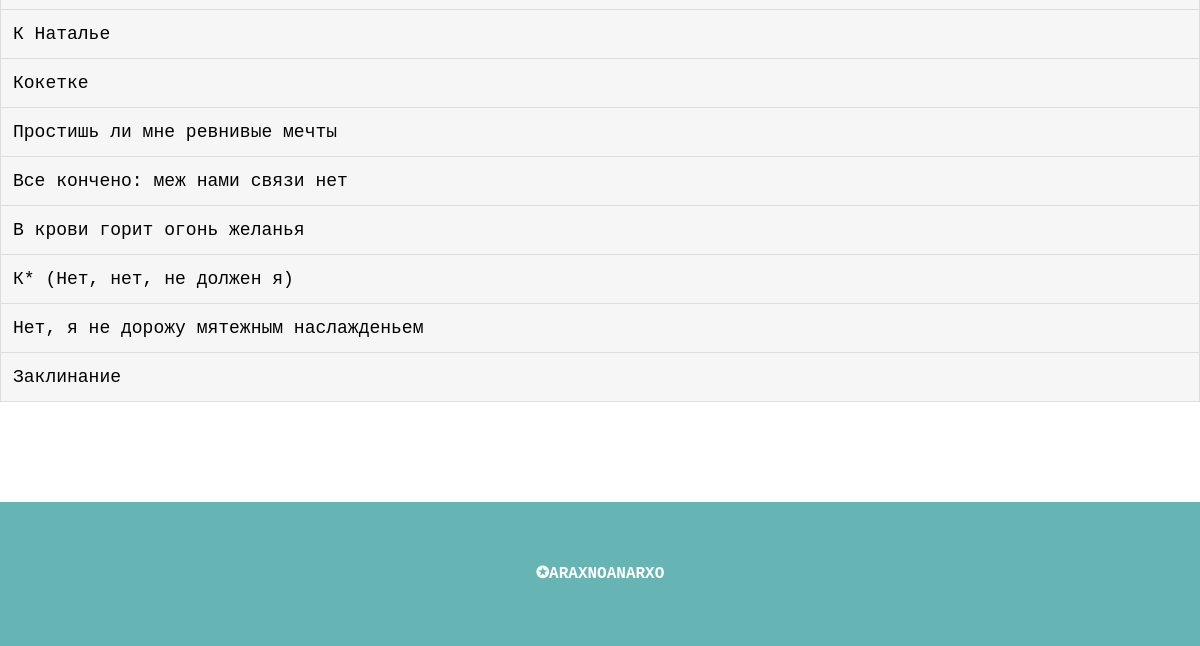
/poems/contents/ (lower part), run on an earlier commit of the app's database.
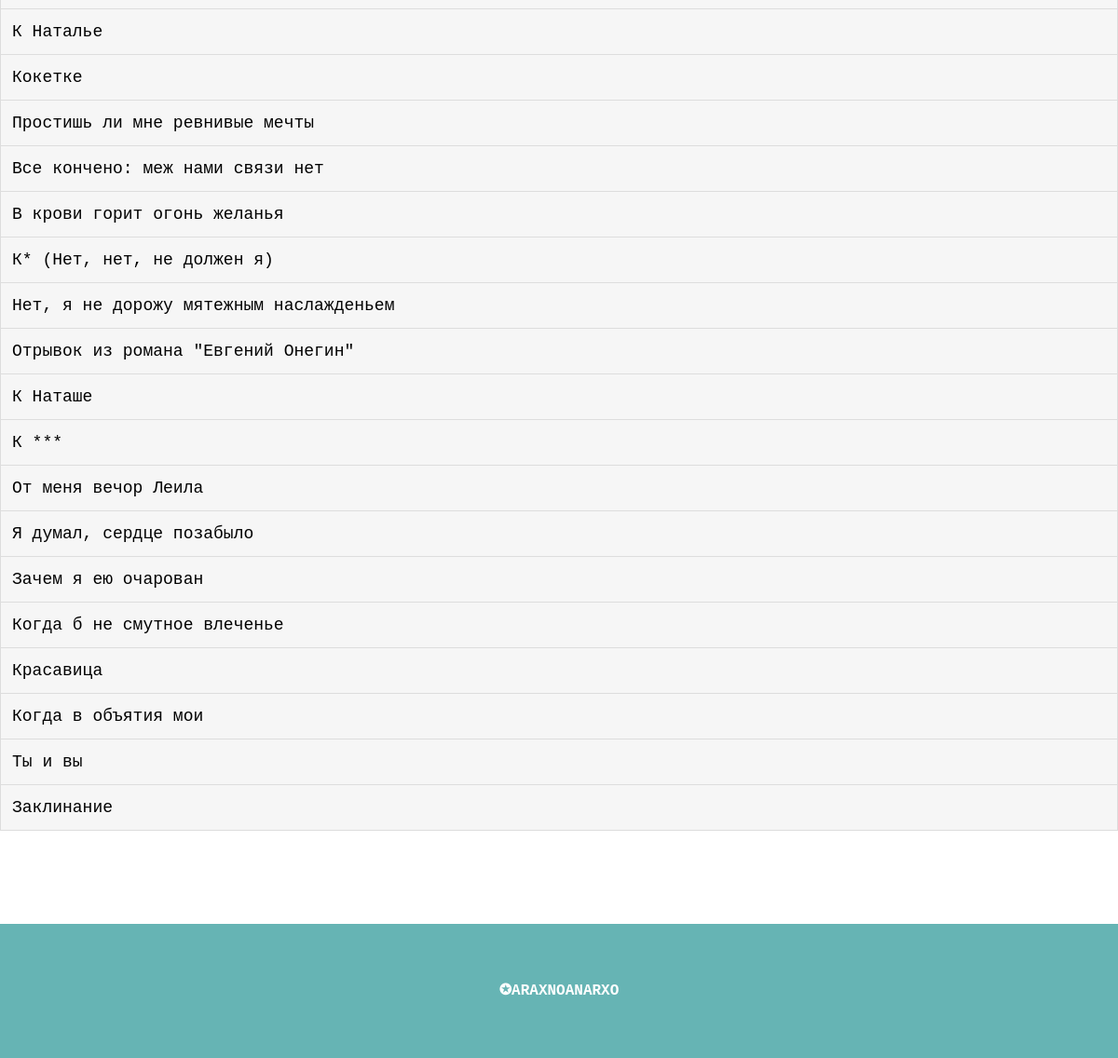
And on a later commit of the database.
### poems/models.py (models this page shows, shortened)
class Poem(models.Model):
    poem_text = models.TextField()
    poem_title = models.CharField(max_length=1000)
    first_line = models.CharField(max_length=1000, null=True, blank=True)
    poem_tag = models.ManyToManyField(Tag)

### poems/views.py (the view)
# urls.py: path('contents/', views.ContentsView.as_view(), name='contents'),
class ContentsView(ListView):
    model = Poem
    template_name = 'poems/contents.html'
    context_object_name = 'poem'

### poems/templates/poems/contents.html (shortened to what this page needs)
{% extends 'poems/base.html'%}
{% block content %}
    <ul id="myUl">
    {% for i in poem %}
        {% if i.first_line == None %}
        <li><a href="{% url 'poems:poem_single' pk=i.pk %}">{{i.poem_title}}</a></li>
        {% else %}
        <li><a href="{% url 'poems:poem_single' pk=i.pk %}">{{i.poem_title}} ({{i.first_line}})</a></li>
        {% endif %}
        {% endfor %}
 	</ul>
{% endblock %}

### poems/templates/poems/base.html (shortened to what this page needs)
<!DOCTYPE html>
<html lang="en">
<head>
    {% load static %}
    <link rel="stylesheet" href='{% static "poems/style.css" %}'>
    <link rel="stylesheet" href='{% static "poems/style-menu.css" %}'>
    <link rel="stylesheet" href="https://stackpath.bootstrapcdn.com/bootstrap/4.4.1/css/bootstrap.min.css">
    <link rel="stylesheet" href='{% static "poems/animate.css" %}'>
    <link rel="stylesheet" href='{% static "poems/flex.css" %}'>
</head>
<div id="wrap">
<body class="light-theme">
<main>
{% block content %}{% endblock %}
</main>
</div>
<footer class="wow flipInX">
    <div class="footer-class">
        <p>&#10026;AraxnoAnarxo</p>
    </div>
</footer>
</body>
</html>

### poems/static/poems/style.css (style rules this page uses)
@media (max-width: 1200px) { html, body { height: 100%; } }
.light-theme { font-family: Andale Mono, monospace; font-size: 16px; line-height: 1.5em; text-align: justify; color: black; background-color: rgba(255, 255, 255, 0.4); padding: 0; }
.light-theme p { padding: 10px; margin: 20px 0; }
.light-theme a { color: #4682B4; text-decoration: none; }
.light-theme .footer-class { margin-top: 100px; padding: 30px; background-color: rgba(0, 130, 130, 0.6); width: 100%; color: white; text-align: center; text-transform: uppercase; font-weight: bold; position: absolute; }

### poems/templates/poems/base.html (style rules this page uses)
html, body { height: 100%; }
#wrap { min-height: 100%; }
main { padding-bottom: 100px; }
footer { margin-top: -100px; height: 100px; }

### poems/templates/poems/contents.html (style rules this page uses)
#myUl { list-style: none; padding: 0; margin: 0; }
#myUl li a { border: 1px solid #ddd; margin-top: -1px; background-color: #f6f6f6; padding: 12px; text-decoration: none; font-size: 18px; color: black; display: block; }

What changed in the data, as far as the page shows it:
added Poem: poem_title "Отрывок из романа \"Евгений Онегин\""
added Poem: poem_title "К Наташе"
added Poem: poem_title "К ***"
added Poem: poem_title "От меня вечор Леила"
added Poem: poem_title "Я думал, сердце позабыло"
added Poem: poem_title "Зачем я ею очарован"
added Poem: poem_title "Когда б не смутное влеченье"
added Poem: poem_title "Красавица"
added Poem: poem_title "Когда в объятия мои"
added Poem: poem_title "Ты и вы"
